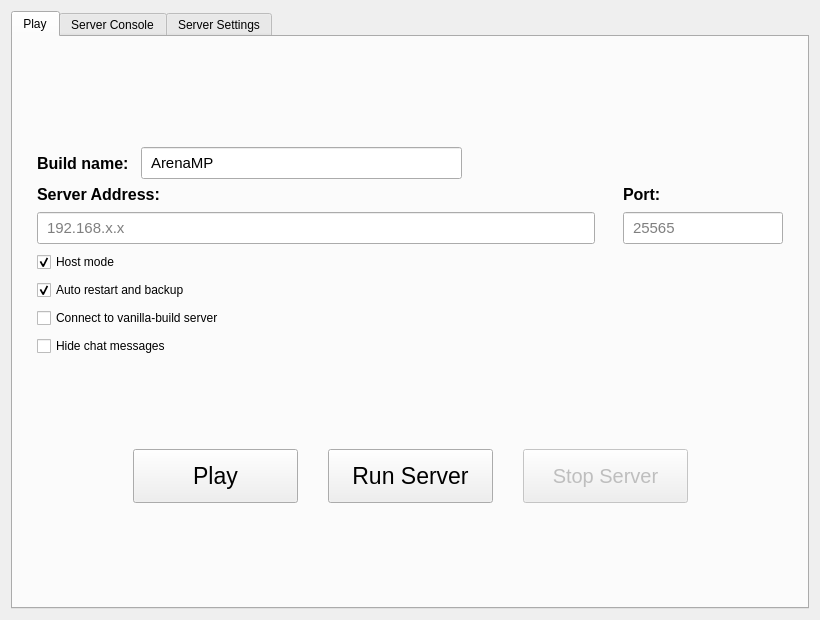
<?xml version='1.0' encoding='UTF-8'?>
<ui version="4.0">
 <class>PlayPage</class>
 <widget class="QWidget" name="PlayPage">
  <property name="geometry">
   <rect>
    <x>0</x>
    <y>0</y>
    <width>820</width>
    <height>620</height>
   </rect>
  </property>
  <layout class="QVBoxLayout" name="verticalLayout">
   <item>
    <widget class="QTabWidget" name="pageTabs">
     <property name="currentIndex">
      <number>0</number>
     </property>
     <widget class="QWidget" name="playTab">
      <attribute name="title">
       <string>Play</string>
      </attribute>
      <layout class="QVBoxLayout" name="playTabLayout">
       <property name="leftMargin">
        <number>24</number>
       </property>
       <property name="topMargin">
        <number>24</number>
       </property>
       <property name="rightMargin">
        <number>24</number>
       </property>
       <property name="bottomMargin">
        <number>18</number>
       </property>
       <item>
        <spacer name="playTopSpacer">
         <property name="orientation">
          <enum>Qt::Vertical</enum>
         </property>
         <property name="sizeHint" stdset="0">
          <size>
           <width>20</width>
           <height>38</height>
          </size>
         </property>
        </spacer>
       </item>
       <item>
        <layout class="QHBoxLayout" name="buildNameLayout">
         <property name="spacing">
          <number>12</number>
         </property>
         <item>
          <widget class="QLabel" name="buildNameLabel">
           <property name="text">
            <string>Build name:</string>
           </property>
           <property name="styleSheet">
            <string notr="true">font-size: 12pt; font-weight: 500;</string>
           </property>
          </widget>
         </item>
         <item>
          <widget class="QLineEdit" name="buildNameEdit">
           <property name="text">
            <string>ArenaMP</string>
           </property>
           <property name="minimumSize">
            <size>
             <width>320</width>
             <height>32</height>
            </size>
           </property>
           <property name="styleSheet">
            <string notr="true">font-size: 11pt; padding: 3px 7px;</string>
           </property>
          </widget>
         </item>
         <item>
          <spacer name="buildNameSpacer">
           <property name="orientation">
            <enum>Qt::Horizontal</enum>
           </property>
           <property name="sizeHint" stdset="0">
            <size>
             <width>40</width>
             <height>20</height>
            </size>
           </property>
          </spacer>
         </item>
        </layout>
       </item>
       <item>
        <layout class="QGridLayout" name="serverConnectionLayout">
         <property name="horizontalSpacing">
          <number>28</number>
         </property>
         <property name="verticalSpacing">
          <number>8</number>
         </property>
         <item row="0" column="0">
          <widget class="QLabel" name="serverLabel">
           <property name="text">
            <string>Server Address:</string>
           </property>
           <property name="styleSheet">
            <string notr="true">font-size: 12pt; font-weight: 500;</string>
           </property>
          </widget>
         </item>
         <item row="0" column="1">
          <widget class="QLabel" name="portLabel">
           <property name="text">
            <string>Port:</string>
           </property>
           <property name="styleSheet">
            <string notr="true">font-size: 12pt; font-weight: 500;</string>
           </property>
          </widget>
         </item>
         <item row="1" column="0">
          <widget class="QLineEdit" name="serverAddressEdit">
           <property name="minimumSize">
            <size>
             <width>300</width>
             <height>32</height>
            </size>
           </property>
           <property name="placeholderText">
            <string>192.168.x.x</string>
           </property>
           <property name="styleSheet">
            <string notr="true">font-size: 11pt; padding: 3px 7px;</string>
           </property>
          </widget>
         </item>
         <item row="1" column="1">
          <widget class="QLineEdit" name="serverPortEdit">
           <property name="minimumSize">
            <size>
             <width>130</width>
             <height>32</height>
            </size>
           </property>
           <property name="maximumSize">
            <size>
             <width>160</width>
             <height>32</height>
            </size>
           </property>
           <property name="placeholderText">
            <string>25565</string>
           </property>
           <property name="styleSheet">
            <string notr="true">font-size: 11pt; padding: 3px 7px;</string>
           </property>
          </widget>
         </item>
         <item row="2" column="0" colspan="2">
          <widget class="QCheckBox" name="autoStartServerCheckBox">
           <property name="text">
            <string>Host mode</string>
           </property>
           <property name="checked">
            <bool>true</bool>
           </property>
          </widget>
         </item>
         <item row="3" column="0" colspan="2">
          <widget class="QCheckBox" name="autoRestartServerCheckBox">
           <property name="text">
            <string>Auto restart and backup</string>
           </property>
           <property name="checked">
            <bool>true</bool>
           </property>
          </widget>
         </item>
         <item row="4" column="0" colspan="2">
          <widget class="QCheckBox" name="vanillaServerCheckBox">
           <property name="text">
            <string>Connect to vanilla-build server</string>
           </property>
           <property name="toolTip">
            <string>Use the official TES3MP 0.8.1 network identity (protocol 10, commit 68954091c5) required by older non-ArenaMP servers. Content files are not changed automatically, and local auto-start is skipped in this mode.</string>
           </property>
           <property name="checked">
            <bool>false</bool>
           </property>
          </widget>
         </item>
         <item row="5" column="0" colspan="2">
          <widget class="QCheckBox" name="hideChatHistoryCheckBox">
           <property name="text">
            <string>Hide chat messages</string>
           </property>
           <property name="toolTip">
            <string>Hide received chat messages while keeping the chat input available.</string>
           </property>
           <property name="checked">
            <bool>false</bool>
           </property>
          </widget>
         </item>
        </layout>
       </item>
       <item>
        <spacer name="playMiddleSpacer">
         <property name="orientation">
          <enum>Qt::Vertical</enum>
         </property>
         <property name="sizeHint" stdset="0">
          <size>
           <width>20</width>
           <height>55</height>
          </size>
         </property>
        </spacer>
       </item>
       <item>
        <layout class="QHBoxLayout" name="playButtonsLayout">
         <property name="spacing">
          <number>30</number>
         </property>
         <item>
          <spacer name="playButtonsLeftSpacer">
           <property name="orientation">
            <enum>Qt::Horizontal</enum>
           </property>
           <property name="sizeHint" stdset="0">
            <size>
             <width>30</width>
             <height>20</height>
            </size>
           </property>
          </spacer>
         </item>
         <item>
          <widget class="QPushButton" name="playButton">
           <property name="minimumSize">
            <size>
             <width>165</width>
             <height>54</height>
            </size>
           </property>
           <property name="text">
            <string>Play</string>
           </property>
           <property name="styleSheet">
            <string notr="true">font-size: 17pt;</string>
           </property>
          </widget>
         </item>
         <item>
          <widget class="QPushButton" name="serverButton">
           <property name="minimumSize">
            <size>
             <width>165</width>
             <height>54</height>
            </size>
           </property>
           <property name="text">
            <string>Run Server</string>
           </property>
           <property name="styleSheet">
            <string notr="true">font-size: 17pt;</string>
           </property>
          </widget>
         </item>
         <item>
          <widget class="QPushButton" name="stopServerButton">
           <property name="minimumSize">
            <size>
             <width>165</width>
             <height>54</height>
            </size>
           </property>
           <property name="text">
            <string>Stop Server</string>
           </property>
           <property name="enabled">
            <bool>false</bool>
           </property>
           <property name="styleSheet">
            <string notr="true">font-size: 15pt;</string>
           </property>
          </widget>
         </item>
         <item>
          <spacer name="playButtonsRightSpacer">
           <property name="orientation">
            <enum>Qt::Horizontal</enum>
           </property>
           <property name="sizeHint" stdset="0">
            <size>
             <width>30</width>
             <height>20</height>
            </size>
           </property>
          </spacer>
         </item>
        </layout>
       </item>
       <item>
        <spacer name="playBottomSpacer">
         <property name="orientation">
          <enum>Qt::Vertical</enum>
         </property>
         <property name="sizeHint" stdset="0">
          <size>
           <width>20</width>
           <height>30</height>
          </size>
         </property>
        </spacer>
       </item>
      </layout>
     </widget>
     <widget class="QWidget" name="serverConsoleTab">
      <attribute name="title">
       <string>Server Console</string>
      </attribute>
      <layout class="QVBoxLayout" name="serverConsoleTabLayout">
       <item>
        <widget class="QWidget" name="serverConsoleHost" native="true">
         <layout class="QVBoxLayout" name="serverConsoleHostLayout">
          <property name="leftMargin">
           <number>0</number>
          </property>
          <property name="topMargin">
           <number>0</number>
          </property>
          <property name="rightMargin">
           <number>0</number>
          </property>
          <property name="bottomMargin">
           <number>0</number>
          </property>
         </layout>
        </widget>
       </item>
      </layout>
     </widget>
     <widget class="QWidget" name="serverSettingsTab">
      <attribute name="title">
       <string>Server Settings</string>
      </attribute>
      <layout class="QVBoxLayout" name="serverSettingsTabLayout">
       <item>
        <layout class="QHBoxLayout" name="serverSettingsTopLayout">
         <item>
          <widget class="QLabel" name="serverSettingsTitleLabel">
           <property name="styleSheet">
            <string notr="true">font-size: 16px; font-weight: 600;</string>
           </property>
           <property name="text">
            <string>Server settings editor</string>
           </property>
          </widget>
         </item>
         <item>
          <spacer name="horizontalSpacerServerSettings">
           <property name="orientation">
            <enum>Qt::Horizontal</enum>
           </property>
           <property name="sizeHint" stdset="0">
            <size>
             <width>40</width>
             <height>20</height>
            </size>
           </property>
          </spacer>
         </item>
         <item>
          <widget class="QPushButton" name="reloadServerSettingsButton">
           <property name="text">
            <string>Reload</string>
           </property>
          </widget>
         </item>
         <item>
          <widget class="QPushButton" name="saveServerSettingsButton">
           <property name="text">
            <string>Save</string>
           </property>
          </widget>
         </item>
        </layout>
       </item>
       <item>
        <widget class="QLabel" name="serverSettingsPathLabel">
         <property name="text">
          <string>server/scripts/config.lua</string>
         </property>
         <property name="textInteractionFlags">
          <set>Qt::TextSelectableByMouse</set>
         </property>
        </widget>
       </item>
       <item>
        <widget class="QTabWidget" name="serverSettingsModeTabs">
         <property name="currentIndex">
          <number>0</number>
         </property>
         <widget class="QWidget" name="formServerSettingsTab">
          <attribute name="title">
           <string>Form</string>
          </attribute>
          <layout class="QVBoxLayout" name="formServerSettingsTabLayout">
           <item>
            <widget class="QLabel" name="serverSettingsFormInfoLabel">
             <property name="wordWrap">
              <bool>true</bool>
             </property>
             <property name="text">
              <string>Convenient editor for the main server options. It updates config.lua without forcing you to edit raw Lua by hand.</string>
             </property>
            </widget>
           </item>
           <item>
            <widget class="QScrollArea" name="serverSettingsScrollArea">
             <property name="widgetResizable">
              <bool>true</bool>
             </property>
             <widget class="QWidget" name="serverSettingsScrollAreaWidgetContents">
              <property name="geometry">
               <rect>
                <x>0</x>
                <y>0</y>
                <width>760</width>
                <height>980</height>
               </rect>
              </property>
              <layout class="QVBoxLayout" name="serverSettingsFormLayout">
               <property name="spacing">
                <number>10</number>
               </property>
               <item>
                <widget class="QGroupBox" name="generalSettingsGroupBox">
                 <property name="title">
                  <string>General</string>
                 </property>
                 <layout class="QFormLayout" name="generalSettingsFormLayout">
                  <item row="0" column="0">
                   <widget class="QLabel" name="label_gameMode">
                    <property name="text">
                     <string>Game mode</string>
                    </property>
                   </widget>
                  </item>
                  <item row="0" column="1">
                   <widget class="QLineEdit" name="gameModeEdit">
                    <property name="placeholderText">
                     <string>Default</string>
                    </property>
                   </widget>
                  </item>
                  <item row="1" column="0">
                   <widget class="QLabel" name="label_dataPath">
                    <property name="text">
                     <string>Data path</string>
                    </property>
                   </widget>
                  </item>
                  <item row="1" column="1">
                   <widget class="QLineEdit" name="dataPathEdit">
                    <property name="placeholderText">
                     <string>Server data directory</string>
                    </property>
                   </widget>
                  </item>
                  <item row="2" column="0">
                   <widget class="QLabel" name="label_loginTime">
                    <property name="text">
                     <string>Login time (sec)</string>
                    </property>
                   </widget>
                  </item>
                  <item row="2" column="1">
                   <widget class="QSpinBox" name="loginTimeSpinBox">
                    <property name="maximum">
                     <number>3600</number>
                    </property>
                   </widget>
                  </item>
                  <item row="3" column="0">
                   <widget class="QLabel" name="label_maxClientsPerIP">
                    <property name="text">
                     <string>Max clients per IP</string>
                    </property>
                   </widget>
                  </item>
                  <item row="3" column="1">
                   <widget class="QSpinBox" name="maxClientsPerIPSpinBox">
                    <property name="maximum">
                     <number>128</number>
                    </property>
                   </widget>
                  </item>
                  <item row="4" column="0">
                   <widget class="QLabel" name="label_difficulty">
                    <property name="text">
                     <string>Difficulty</string>
                    </property>
                   </widget>
                  </item>
                  <item row="4" column="1">
                   <widget class="QSpinBox" name="difficultySpinBox">
                    <property name="minimum">
                     <number>-1000</number>
                    </property>
                    <property name="maximum">
                     <number>1000</number>
                    </property>
                   </widget>
                  </item>
                  <item row="5" column="0">
                   <widget class="QLabel" name="label_databaseType">
                    <property name="text">
                     <string>Database type</string>
                    </property>
                   </widget>
                  </item>
                  <item row="5" column="1">
                   <widget class="QComboBox" name="databaseTypeComboBox">
                    <item>
                     <property name="text">
                      <string>json</string>
                     </property>
                     <property name="userData" stdset="0">
                      <string>json</string>
                     </property>
                    </item>
                    <item>
                     <property name="text">
                      <string>sqlite3</string>
                     </property>
                     <property name="userData" stdset="0">
                      <string>sqlite3</string>
                     </property>
                    </item>
                   </widget>
                  </item>
                  <item row="6" column="0">
                   <widget class="QLabel" name="label_enforcedLogLevel">
                    <property name="text">
                     <string>Enforced log level</string>
                    </property>
                   </widget>
                  </item>
                  <item row="6" column="1">
                   <widget class="QSpinBox" name="enforcedLogLevelSpinBox">
                    <property name="minimum">
                     <number>-1</number>
                    </property>
                    <property name="maximum">
                     <number>10</number>
                    </property>
                   </widget>
                  </item>
                  <item row="7" column="0">
                   <widget class="QLabel" name="label_physicsFramerate">
                    <property name="text">
                     <string>Physics framerate</string>
                    </property>
                   </widget>
                  </item>
                  <item row="7" column="1">
                   <widget class="QSpinBox" name="physicsFramerateSpinBox">
                    <property name="maximum">
                     <number>1000</number>
                    </property>
                   </widget>
                  </item>
                 </layout>
                </widget>
               </item>
               <item>
                <widget class="QGroupBox" name="timeSettingsGroupBox">
                 <property name="title">
                  <string>Time and world flow</string>
                 </property>
                 <layout class="QFormLayout" name="timeSettingsFormLayout">
                  <item row="0" column="0">
                   <widget class="QLabel" name="label_passTimeWhenEmpty">
                    <property name="text">
                     <string>Pass time when server is empty</string>
                    </property>
                   </widget>
                  </item>
                  <item row="0" column="1">
                   <widget class="QCheckBox" name="passTimeWhenEmptyCheckBox">
                    <property name="text">
                     <string />
                    </property>
                   </widget>
                  </item>
                  <item row="1" column="0">
                   <widget class="QLabel" name="label_nightStart">
                    <property name="text">
                     <string>Night starts at hour</string>
                    </property>
                   </widget>
                  </item>
                  <item row="1" column="1">
                   <widget class="QSpinBox" name="nightStartHourSpinBox">
                    <property name="maximum">
                     <number>23</number>
                    </property>
                   </widget>
                  </item>
                  <item row="2" column="0">
                   <widget class="QLabel" name="label_nightEnd">
                    <property name="text">
                     <string>Night ends at hour</string>
                    </property>
                   </widget>
                  </item>
                  <item row="2" column="1">
                   <widget class="QSpinBox" name="nightEndHourSpinBox">
                    <property name="maximum">
                     <number>23</number>
                    </property>
                   </widget>
                  </item>
                 </layout>
                </widget>
               </item>
               <item>
                <widget class="QGroupBox" name="playerPermissionsGroupBox">
                 <property name="title">
                  <string>Player permissions</string>
                 </property>
                 <layout class="QGridLayout" name="playerPermissionsGridLayout">
                  <item row="0" column="0">
                   <widget class="QCheckBox" name="allowConsoleCheckBox">
                    <property name="text">
                     <string>Allow console</string>
                    </property>
                   </widget>
                  </item>
                  <item row="0" column="1">
                   <widget class="QCheckBox" name="allowBedRestCheckBox">
                    <property name="text">
                     <string>Allow bed rest</string>
                    </property>
                   </widget>
                  </item>
                  <item row="1" column="0">
                   <widget class="QCheckBox" name="allowWildernessRestCheckBox">
                    <property name="text">
                     <string>Allow wilderness rest</string>
                    </property>
                   </widget>
                  </item>
                  <item row="1" column="1">
                   <widget class="QCheckBox" name="allowWaitCheckBox">
                    <property name="text">
                     <string>Allow wait</string>
                    </property>
                   </widget>
                  </item>
                  <item row="2" column="0">
                   <widget class="QCheckBox" name="allowSuicideCommandCheckBox">
                    <property name="text">
                     <string>Allow /suicide</string>
                    </property>
                   </widget>
                  </item>
                  <item row="2" column="1">
                   <widget class="QCheckBox" name="allowFixmeCommandCheckBox">
                    <property name="text">
                     <string>Allow /fixme</string>
                    </property>
                   </widget>
                  </item>
                  <item row="3" column="0">
                   <widget class="QLabel" name="label_fixmeInterval">
                    <property name="text">
                     <string>/fixme cooldown (sec)</string>
                    </property>
                   </widget>
                  </item>
                  <item row="3" column="1">
                   <widget class="QSpinBox" name="fixmeIntervalSpinBox">
                    <property name="maximum">
                     <number>3600</number>
                    </property>
                   </widget>
                  </item>
                 </layout>
                </widget>
               </item>
               <item>
                <widget class="QGroupBox" name="arenaMechanicsGroupBox">
                 <property name="title">
                  <string>ArenaMP NPC and combat mechanics</string>
                 </property>
                 <layout class="QGridLayout" name="arenaMechanicsGridLayout">
                  <property name="horizontalSpacing"><number>16</number></property>
                  <property name="verticalSpacing"><number>5</number></property>
                  <item row="0" column="0" colspan="2">
                   <widget class="QCheckBox" name="arenaTacticalCombatCheckBox">
                    <property name="text"><string>Tactical NPC combat</string></property>
                    <property name="toolTip"><string>Enable ArenaMP strafing, circling, retreats, dodge jumps and stuck recovery while AiCombat stays active.</string></property>
                   </widget>
                  </item>
                  <item row="0" column="2" colspan="2">
                   <widget class="QCheckBox" name="arenaCombatPursuitThroughDoorsCheckBox">
                    <property name="text"><string>Hostile NPC pursuit through doors</string></property>
                   </widget>
                  </item>
                  <item row="1" column="0"><widget class="QLabel" name="label_arenaPursuitGuaranteed"><property name="text"><string>Guaranteed distance</string></property></widget></item>
                  <item row="1" column="1"><widget class="QSpinBox" name="arenaCombatPursuitGuaranteedDistanceSpinBox"><property name="maximum"><number>100000</number></property><property name="suffix"><string> units</string></property></widget></item>
                  <item row="1" column="2"><widget class="QLabel" name="label_arenaPursuitDoorMax"><property name="text"><string>Door maximum distance</string></property></widget></item>
                  <item row="1" column="3"><widget class="QSpinBox" name="arenaCombatPursuitDoorMaxDistanceSpinBox"><property name="maximum"><number>100000</number></property><property name="suffix"><string> units</string></property></widget></item>
                  <item row="2" column="0"><widget class="QLabel" name="label_arenaPursuitChance"><property name="text"><string>Minimum pursuit chance</string></property></widget></item>
                  <item row="2" column="1"><widget class="QDoubleSpinBox" name="arenaCombatPursuitMinimumChanceDoubleSpinBox"><property name="decimals"><number>2</number></property><property name="maximum"><double>1.000000000000000</double></property><property name="singleStep"><double>0.050000000000000</double></property></widget></item>
                  <item row="2" column="2"><widget class="QLabel" name="label_arenaPursuitMaxActors"><property name="text"><string>Maximum door pursuers</string></property></widget></item>
                  <item row="2" column="3"><widget class="QSpinBox" name="arenaCombatPursuitMaxActorsSpinBox"><property name="maximum"><number>100</number></property></widget></item>
                  <item row="3" column="0"><widget class="QLabel" name="label_arenaPursuitLeash"><property name="text"><string>Same-cell pursuit leash</string></property></widget></item>
                  <item row="3" column="1"><widget class="QSpinBox" name="arenaCombatPursuitMaxDistanceSpinBox"><property name="maximum"><number>1000000</number></property><property name="specialValueText"><string>Unlimited</string></property><property name="suffix"><string> units</string></property></widget></item>
                  <item row="3" column="2"><widget class="QLabel" name="label_arenaSheatheDelay"><property name="text"><string>Weapon sheathe delay</string></property></widget></item>
                  <item row="3" column="3"><widget class="QDoubleSpinBox" name="arenaCombatWeaponSheatheDelayDoubleSpinBox"><property name="decimals"><number>1</number></property><property name="maximum"><double>60.000000000000000</double></property><property name="singleStep"><double>0.500000000000000</double></property><property name="suffix"><string> sec</string></property></widget></item>
                  <item row="4" column="0" colspan="2"><widget class="QCheckBox" name="arenaFollowersAttackOnSightCheckBox"><property name="text"><string>Followers defend immediately</string></property></widget></item>
                  <item row="4" column="2" colspan="2"><widget class="QCheckBox" name="arenaAllowActorsFollowOverWaterCheckBox"><property name="text"><string>Allow NPC following over water</string></property></widget></item>
                  <item row="5" column="0" colspan="2"><widget class="QCheckBox" name="arenaNpcAvoidCollisionsCheckBox"><property name="text"><string>NPCs avoid collisions</string></property></widget></item>
                  <item row="5" column="2" colspan="2"><widget class="QCheckBox" name="arenaNpcGiveWayCheckBox"><property name="text"><string>NPCs give way</string></property></widget></item>
                  <item row="6" column="0" colspan="2"><widget class="QCheckBox" name="arenaLongBladesUseAgilityCheckBox"><property name="text"><string>Long blades use Agility scaling</string></property></widget></item>
                  <item row="6" column="2" colspan="2"><widget class="QCheckBox" name="arenaTwoHandedAccuracyPenaltyCheckBox"><property name="text"><string>Two-handed accuracy penalty</string></property></widget></item>
                  <item row="7" column="0" colspan="2"><widget class="QCheckBox" name="arenaStavesAccuracyBonusCheckBox"><property name="text"><string>Staves use accuracy bonus</string></property></widget></item>
                  <item row="7" column="2" colspan="2"><widget class="QCheckBox" name="arenaSkillBooksLevelLimitCheckBox"><property name="text"><string>Skill books have level limits</string></property></widget></item>
                  <item row="8" column="0" colspan="2"><widget class="QCheckBox" name="arenaNewConstantEffectDifficultyCheckBox"><property name="text"><string>New constant-effect difficulty</string></property></widget></item>
                  <item row="8" column="2"><widget class="QLabel" name="label_arenaXpMultiplier"><property name="text"><string>Global XP multiplier</string></property></widget></item>
                  <item row="8" column="3"><widget class="QDoubleSpinBox" name="arenaGlobalXpMultiplierDoubleSpinBox"><property name="decimals"><number>2</number></property><property name="minimum"><double>0.010000000000000</double></property><property name="maximum"><double>100.000000000000000</double></property><property name="singleStep"><double>0.100000000000000</double></property></widget></item>
                  <item row="9" column="0"><widget class="QLabel" name="label_arenaActorsProcessingRange"><property name="text"><string>Actor processing range</string></property></widget></item>
                  <item row="9" column="1"><widget class="QSpinBox" name="arenaActorsProcessingRangeSpinBox"><property name="minimum"><number>500</number></property><property name="maximum"><number>1000000</number></property><property name="suffix"><string> units</string></property></widget></item>
                  <item row="9" column="2" colspan="2"><widget class="QCheckBox" name="arenaCanLootDuringDeathAnimationCheckBox"><property name="text"><string>Loot during death animation</string></property></widget></item>
                  <item row="10" column="0" colspan="2"><widget class="QCheckBox" name="arenaWeaponSheathingCheckBox"><property name="text"><string>Weapon sheathing</string></property></widget></item>
                  <item row="10" column="2" colspan="2"><widget class="QCheckBox" name="arenaShieldSheathingCheckBox"><property name="text"><string>Shield sheathing</string></property></widget></item>
                  <item row="11" column="0" colspan="2"><widget class="QCheckBox" name="arenaGraphicHerbalismCheckBox"><property name="text"><string>Graphic herbalism</string></property></widget></item>
                 </layout>
                </widget>
               </item>
               <item>
                <widget class="QGroupBox" name="sharingGroupBox">
                 <property name="title">
                  <string>Shared progress</string>
                 </property>
                 <layout class="QGridLayout" name="sharingGridLayout">
                  <item row="0" column="0">
                   <widget class="QCheckBox" name="shareJournalCheckBox">
                    <property name="text">
                     <string>Journal</string>
                    </property>
                   </widget>
                  </item>
                  <item row="0" column="1">
                   <widget class="QCheckBox" name="shareFactionRanksCheckBox">
                    <property name="text">
                     <string>Faction ranks</string>
                    </property>
                   </widget>
                  </item>
                  <item row="0" column="2">
                   <widget class="QCheckBox" name="shareFactionExpulsionCheckBox">
                    <property name="text">
                     <string>Faction expulsion</string>
                    </property>
                   </widget>
                  </item>
                  <item row="1" column="0">
                   <widget class="QCheckBox" name="shareFactionReputationCheckBox">
                    <property name="text">
                     <string>Faction reputation</string>
                    </property>
                   </widget>
                  </item>
                  <item row="1" column="1">
                   <widget class="QCheckBox" name="shareTopicsCheckBox">
                    <property name="text">
                     <string>Dialogue topics</string>
                    </property>
                   </widget>
                  </item>
                  <item row="1" column="2">
                   <widget class="QCheckBox" name="shareBountyCheckBox">
                    <property name="text">
                     <string>Bounty</string>
                    </property>
                   </widget>
                  </item>
                  <item row="2" column="0">
                   <widget class="QCheckBox" name="shareReputationCheckBox">
                    <property name="text">
                     <string>Reputation</string>
                    </property>
                   </widget>
                  </item>
                  <item row="2" column="1">
                   <widget class="QCheckBox" name="shareMapExplorationCheckBox">
                    <property name="text">
                     <string>Map exploration</string>
                    </property>
                   </widget>
                  </item>
                  <item row="2" column="2">
                   <widget class="QCheckBox" name="shareVideosCheckBox">
                    <property name="text">
                     <string>Videos</string>
                    </property>
                   </widget>
                  </item>
                  <item row="3" column="0">
                   <widget class="QCheckBox" name="shareKillsCheckBox">
                    <property name="text">
                     <string>Kills</string>
                    </property>
                   </widget>
                  </item>
                 </layout>
                </widget>
               </item>
               <item>
                <widget class="QGroupBox" name="spawnAndRespawnGroupBox">
                 <property name="title">
                  <string>Spawn and respawn</string>
                 </property>
                 <layout class="QGridLayout" name="spawnAndRespawnGridLayout">
                  <item row="0" column="0">
                   <widget class="QCheckBox" name="useInstancedSpawnCheckBox">
                    <property name="text">
                     <string>Use instanced spawn</string>
                    </property>
                   </widget>
                  </item>
                  <item row="0" column="1">
                   <widget class="QCheckBox" name="playersRespawnCheckBox">
                    <property name="text">
                     <string>Players respawn on death</string>
                    </property>
                   </widget>
                  </item>
                  <item row="1" column="0">
                   <widget class="QCheckBox" name="respawnAtImperialShrineCheckBox">
                    <property name="text">
                     <string>Respawn at nearest Imperial shrine</string>
                    </property>
                   </widget>
                  </item>
                  <item row="1" column="1">
                   <widget class="QCheckBox" name="respawnAtTribunalTempleCheckBox">
                    <property name="text">
                     <string>Respawn at nearest Tribunal temple</string>
                    </property>
                   </widget>
                  </item>
                  <item row="2" column="0">
                   <widget class="QLabel" name="label_deathTime">
                    <property name="text">
                     <string>Death time (sec)</string>
                    </property>
                   </widget>
                  </item>
                  <item row="2" column="1">
                   <widget class="QSpinBox" name="deathTimeSpinBox">
                    <property name="maximum">
                     <number>3600</number>
                    </property>
                   </widget>
                  </item>
                  <item row="3" column="0">
                   <widget class="QLabel" name="label_deathPenaltyJailDays">
                    <property name="text">
                     <string>Death penalty jail days</string>
                    </property>
                   </widget>
                  </item>
                  <item row="3" column="1">
                   <widget class="QSpinBox" name="deathPenaltyJailDaysSpinBox">
                    <property name="maximum">
                     <number>3650</number>
                    </property>
                   </widget>
                  </item>
                  <item row="4" column="0">
                   <widget class="QCheckBox" name="bountyResetOnDeathCheckBox">
                    <property name="text">
                     <string>Reset bounty on death</string>
                    </property>
                   </widget>
                  </item>
                  <item row="4" column="1">
                   <widget class="QCheckBox" name="bountyDeathPenaltyCheckBox">
                    <property name="text">
                     <string>Jail time based on bounty</string>
                    </property>
                   </widget>
                  </item>
                 </layout>
                </widget>
               </item>
               <item>
                <widget class="QGroupBox" name="networkGroupBox">
                 <property name="title">
                  <string>Network and authority</string>
                 </property>
                 <layout class="QFormLayout" name="networkFormLayout">
                  <item row="0" column="0">
                   <widget class="QLabel" name="label_pingDifference">
                    <property name="text">
                     <string>Authority ping difference</string>
                    </property>
                   </widget>
                  </item>
                  <item row="0" column="1">
                   <widget class="QSpinBox" name="pingDifferenceSpinBox">
                    <property name="maximum">
                     <number>10000</number>
                    </property>
                   </widget>
                  </item>
                  <item row="1" column="0">
                   <widget class="QLabel" name="label_allowOnContainerForUnloadedCells">
                    <property name="text">
                     <string>Allow container access in unloaded cells</string>
                    </property>
                   </widget>
                  </item>
                  <item row="1" column="1">
                   <widget class="QCheckBox" name="allowOnContainerForUnloadedCellsCheckBox">
                    <property name="text">
                     <string />
                    </property>
                   </widget>
                  </item>
                  <item row="2" column="0">
                   <widget class="QLabel" name="label_enforceDataFiles">
                    <property name="text">
                     <string>Enforce required data files</string>
                    </property>
                   </widget>
                  </item>
                  <item row="2" column="1">
                   <widget class="QCheckBox" name="enforceDataFilesCheckBox">
                    <property name="text">
                     <string />
                    </property>
                   </widget>
                  </item>
                  <item row="3" column="0">
                   <widget class="QLabel" name="label_ignoreScriptErrors">
                    <property name="text">
                     <string>Ignore script errors</string>
                    </property>
                   </widget>
                  </item>
                  <item row="3" column="1">
                   <widget class="QCheckBox" name="ignoreScriptErrorsCheckBox">
                    <property name="text">
                     <string />
                    </property>
                   </widget>
                  </item>
                 </layout>
                </widget>
               </item>
               <item>
                <widget class="QGroupBox" name="collisionGroupBox">
                 <property name="title">
                  <string>Collision</string>
                 </property>
                 <layout class="QGridLayout" name="collisionGridLayout">
                  <item row="0" column="0">
                   <widget class="QCheckBox" name="enablePlayerCollisionCheckBox">
                    <property name="text">
                     <string>Player collision</string>
                    </property>
                   </widget>
                  </item>
                  <item row="0" column="1">
                   <widget class="QCheckBox" name="enableActorCollisionCheckBox">
                    <property name="text">
                     <string>Actor collision</string>
                    </property>
                   </widget>
                  </item>
                  <item row="1" column="0">
                   <widget class="QCheckBox" name="enablePlacedObjectCollisionCheckBox">
                    <property name="text">
                     <string>Placed object collision</string>
                    </property>
                   </widget>
                  </item>
                  <item row="1" column="1">
                   <widget class="QCheckBox" name="useActorCollisionForPlacedObjectsCheckBox">
                    <property name="text">
                     <string>Use actor-style collision for placed objects</string>
                    </property>
                   </widget>
                  </item>
                 </layout>
                </widget>
               </item>
               <item>
                <layout class="QHBoxLayout" name="serverSettingsFormButtonLayout">
                 <item>
                  <widget class="QPushButton" name="applyServerSettingsFormButton">
                   <property name="text">
                    <string>Apply form to raw config</string>
                   </property>
                  </widget>
                 </item>
                 <item>
                  <widget class="QPushButton" name="syncServerSettingsFormButton">
                   <property name="text">
                    <string>Refresh form from raw config</string>
                   </property>
                  </widget>
                 </item>
                 <item>
                  <spacer name="horizontalSpacerFormButtons">
                   <property name="orientation">
                    <enum>Qt::Horizontal</enum>
                   </property>
                   <property name="sizeHint" stdset="0">
                    <size>
                     <width>40</width>
                     <height>20</height>
                    </size>
                   </property>
                  </spacer>
                 </item>
                </layout>
               </item>
               <item>
                <spacer name="verticalSpacerFormBottom">
                 <property name="orientation">
                  <enum>Qt::Vertical</enum>
                 </property>
                 <property name="sizeHint" stdset="0">
                  <size>
                   <width>20</width>
                   <height>40</height>
                  </size>
                 </property>
                </spacer>
               </item>
              </layout>
             </widget>
            </widget>
           </item>
          </layout>
         </widget>
         <widget class="QWidget" name="rawServerSettingsTab">
          <attribute name="title">
           <string>Raw config.lua</string>
          </attribute>
          <layout class="QVBoxLayout" name="rawServerSettingsTabLayout">
           <item>
            <widget class="QPlainTextEdit" name="serverSettingsEditor">
             <property name="lineWrapMode">
              <enum>QPlainTextEdit::NoWrap</enum>
             </property>
            </widget>
           </item>
          </layout>
         </widget>
        </widget>
       </item>
       <item>
        <widget class="QLabel" name="serverSettingsStatusLabel">
         <property name="text">
          <string />
         </property>
        </widget>
       </item>
      </layout>
     </widget>
    </widget>
   </item>
  </layout>
 </widget>
 <resources />
 <connections />
</ui>
